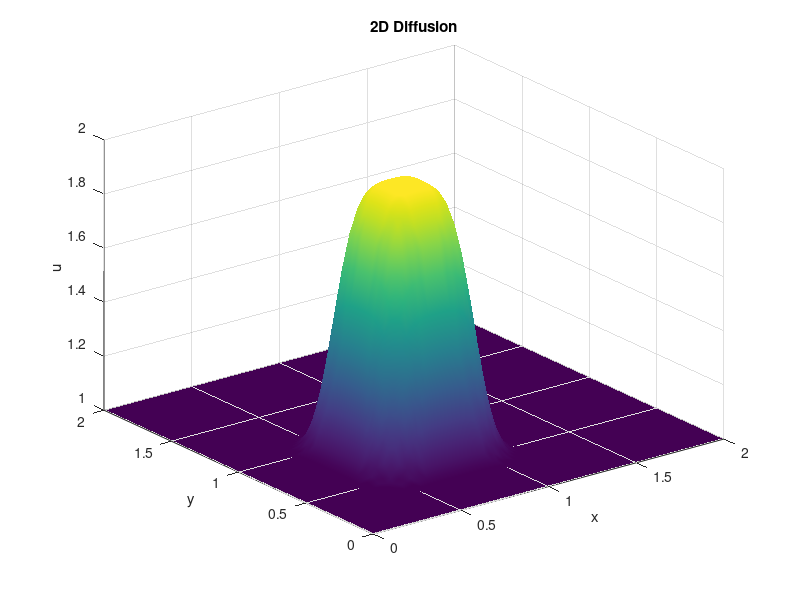

Here is the MATLAB script that generated this plot:
clear; clc; close all

nx = 81;
ny = 81;
Lx = 2.0;
Ly = 2.0;

dx = Lx/(nx-1);
dy = Ly/(ny-1);

x = linspace(0,Lx,nx);
y = linspace(0,Ly,ny);
[X,Y] = meshgrid(x,y);

nt = 100;
nu = 0.05;
dt = 0.0005;

u_field = ones(ny,nx);

for j = 1:ny
    for i = 1:nx
        if x(i) >= 0.5 && x(i) <= 1.0 && y(j) >= 0.5 && y(j) <= 1.0
            u_field(j,i) = 2.0;
        end
    end
end

for n = 1:nt
    un = u_field;

    for j = 2:ny-1
        for i = 2:nx-1
            diffusion_x = (un(j,i+1) - 2*un(j,i) + un(j,i-1)) / dx^2;
            diffusion_y = (un(j+1,i) - 2*un(j,i) + un(j-1,i)) / dy^2;
            u_field(j,i) = un(j,i) + nu*dt*(diffusion_x + diffusion_y);
        end
    end

    u_field(1,:) = 1.0;
    u_field(end,:) = 1.0;
    u_field(:,1) = 1.0;
    u_field(:,end) = 1.0;
end

surf(X,Y,u_field)
xlabel('x')
ylabel('y')
zlabel('u')
title('2D Diffusion')
shading interp
